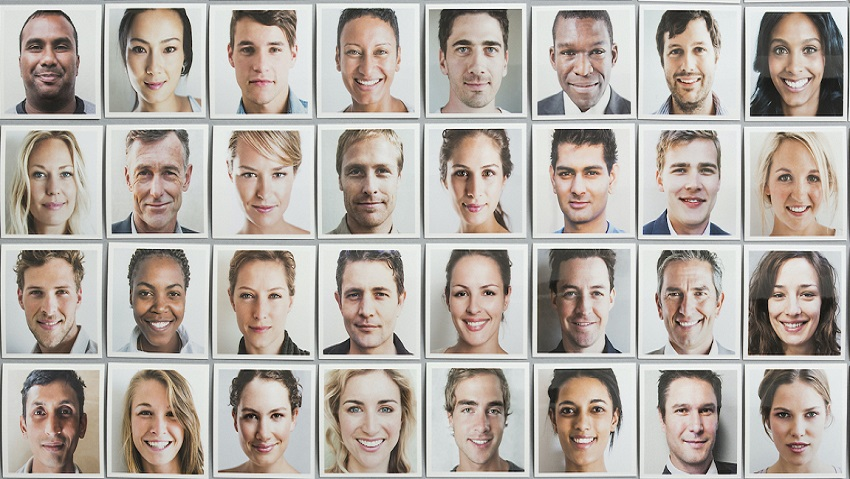
#> input picture faces.jpg, 850 x 479 px
$ python face_detect.py
#> lines starting #> are read from the running program, lines starting #| are printed output that depends on the picture; after the words box and inside, x2 and y2 are one past the last pixel; in counts of white or black regions, pixels touching at a corner belong together
#Face detection using openCV
import cv2
import numpy as np

img=cv2.imread('faces.jpg')
#> img is the input picture: shape (479, 850, 3); mean B, G, R 163.8, 171.2, 179.8
cv2.imshow('Orignal',img)

gray=cv2.cvtColor(img,cv2.COLOR_BGR2GRAY)
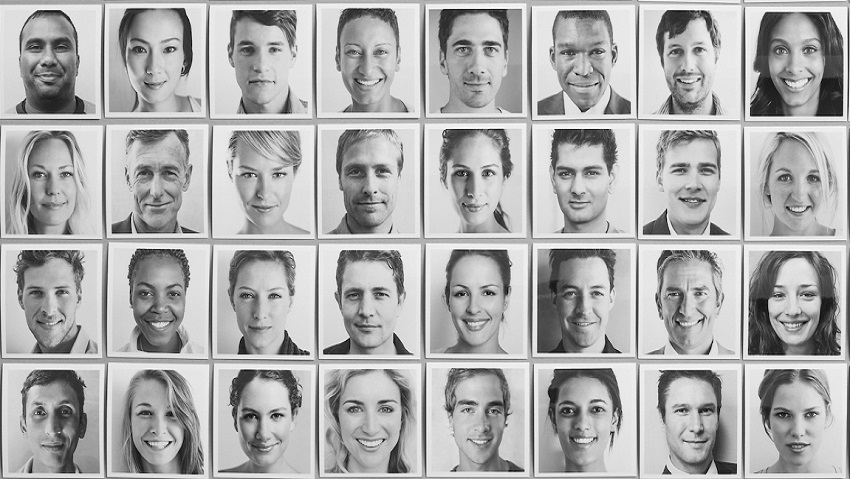
#> gray: shape (479, 850); min 0, max 255, mean 172.9
cv2.imshow('Grayscale',gray)

haar_cascade=cv2.CascadeClassifier('haar_face.xml')
faces_ret = haar_cascade.detectMultiScale(gray,scaleFactor=1.1,minNeighbors=3)
#> faces_ret = 32 rows, first 6: [545, 381, 78, 78], [13, 18, 73, 73], [224, 20, 78, 78], [653, 25, 69, 69], [759, 23, 72, 72], [331, 23, 74, 74]
print(faces_ret)
#> (printed output is left out)
print(len(faces_ret)) #It will print the number of faces found in the image
#| 32

for(x,y,width,height) in faces_ret:
    cv2.rectangle(img,(x,y),(x+width,y+height ),(0,255,0),1)
#> this loop made 32 passes
#> (x, y, width, height) on passes 1 to 12: (545, 381, 78, 78), (13, 18, 73, 73), (224, 20, 78, 78), (653, 25, 69, 69), (759, 23, 72, 72), (331, 23, 74, 74), (435, 17, 83, 83), (18, 148, 70, 70), (332, 142, 78, 78), (439, 146, 73, 73), (540, 143, 79, 79), (227, 146, 75, 75)
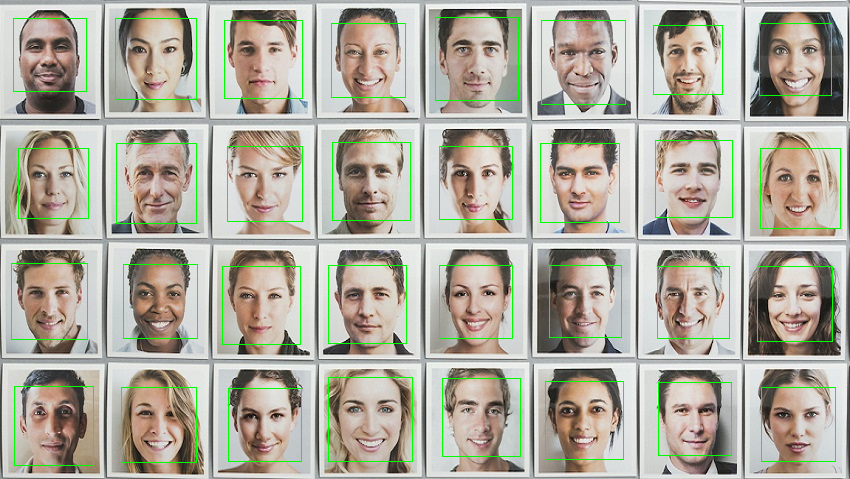
#> img: shape (479, 850, 3); 2.4% of pixels changed, all inside (x1, y1, x2, y2) = (11, 17, 841, 466)
cv2.imshow('Faces',img )
cv2.waitKey(0)

$ run again, with man.jpg copied over faces.jpg
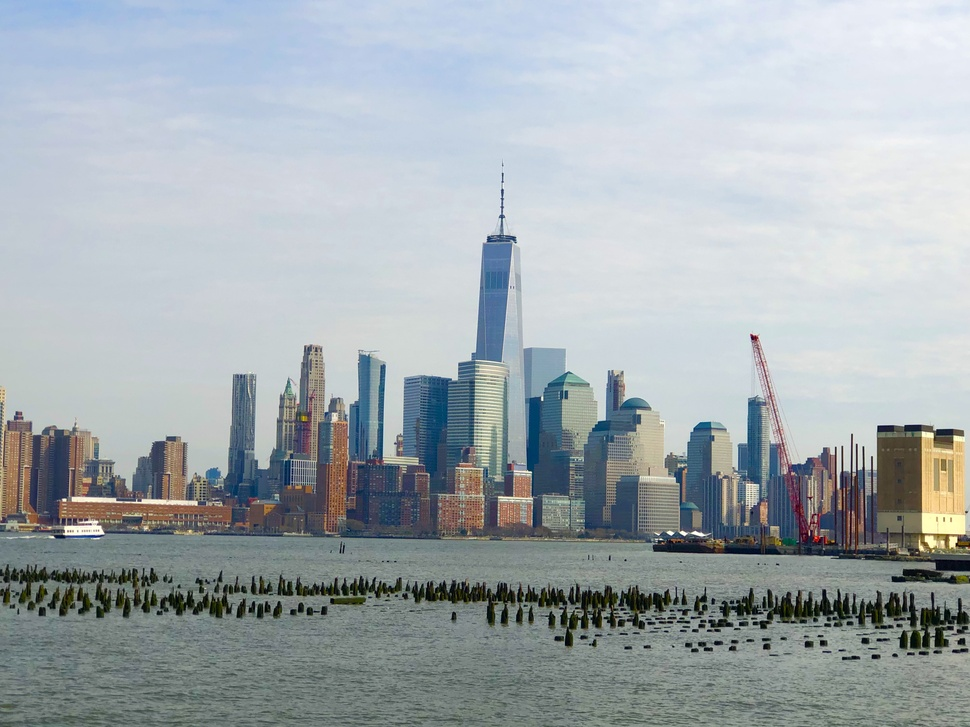
#> input picture man.jpg, 970 x 727 px, shrunk from 4032 x 3024 before the run
#> img is the input picture: shape (727, 970, 3); mean B, G, R 175.2, 171, 162.6
#> `gray=cv2.cvtColor(img,cv2.COLOR_BGR2GRAY)`:
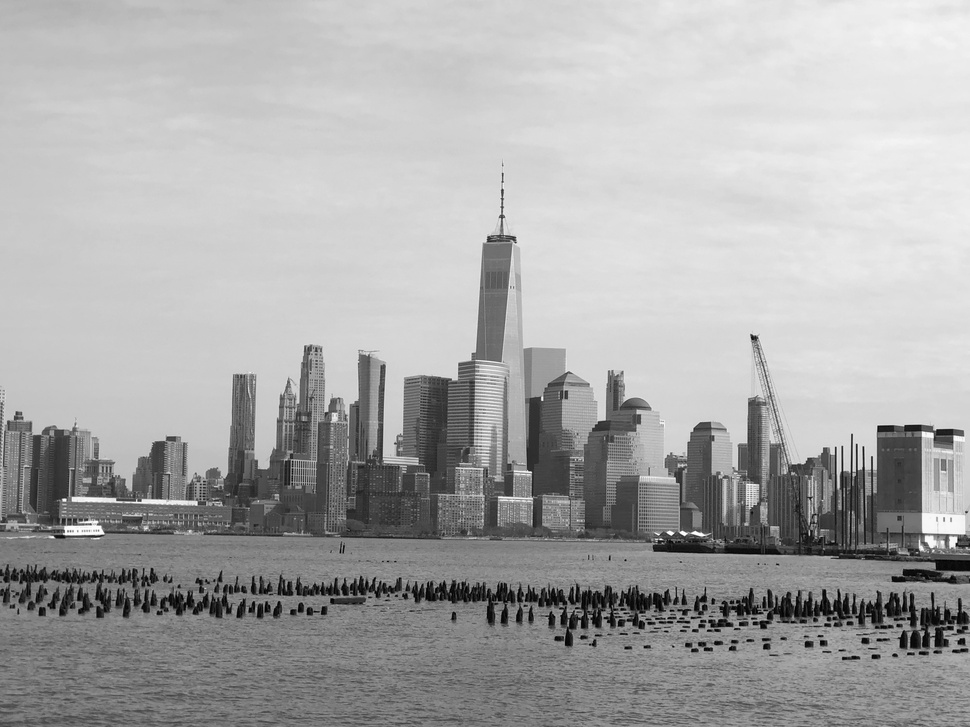
#> gray: shape (727, 970); min 0, max 255, mean 168.9
#> faces_ret = ()
#| 0
